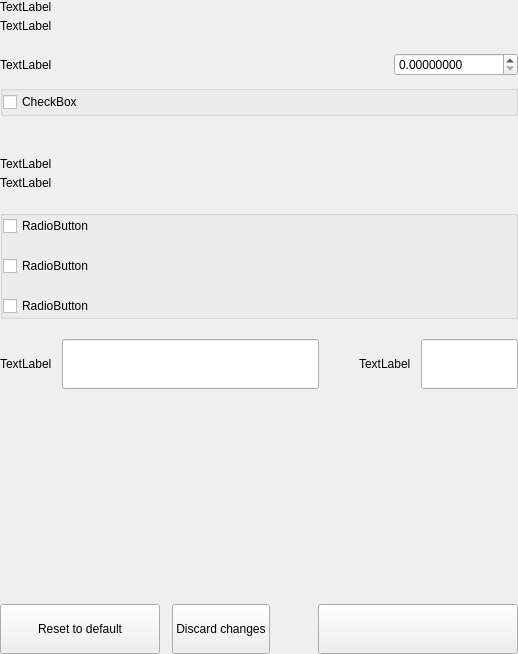
<?xml version="1.0" encoding="UTF-8"?>
<ui version="4.0">
 <class>SettingsWalletOptionsWidget</class>
 <widget class="QWidget" name="SettingsWalletOptionsWidget">
  <property name="geometry">
   <rect>
    <x>0</x>
    <y>0</y>
    <width>518</width>
    <height>654</height>
   </rect>
  </property>
  <property name="windowTitle">
   <string>Form</string>
  </property>
  <layout class="QVBoxLayout" name="verticalLayout">
   <property name="spacing">
    <number>0</number>
   </property>
   <property name="leftMargin">
    <number>0</number>
   </property>
   <property name="topMargin">
    <number>0</number>
   </property>
   <property name="rightMargin">
    <number>0</number>
   </property>
   <property name="bottomMargin">
    <number>0</number>
   </property>
   <item>
    <widget class="QWidget" name="left" native="true">
     <layout class="QVBoxLayout" name="verticalLayout_1">
      <property name="leftMargin">
       <number>0</number>
      </property>
      <property name="topMargin">
       <number>0</number>
      </property>
      <property name="rightMargin">
       <number>0</number>
      </property>
      <property name="bottomMargin">
       <number>0</number>
      </property>
      <item>
       <layout class="QVBoxLayout" name="verticalLayout_2">
        <property name="spacing">
         <number>0</number>
        </property>
        <item>
         <layout class="QHBoxLayout" name="horizontalLayout">
          <property name="spacing">
           <number>0</number>
          </property>
          <item>
           <layout class="QVBoxLayout" name="verticalLayoutTitle">
            <property name="spacing">
             <number>5</number>
            </property>
            <item>
             <widget class="QLabel" name="labelTitle">
              <property name="text">
               <string>TextLabel</string>
              </property>
             </widget>
            </item>
            <item>
             <widget class="QLabel" name="labelSubtitle1">
              <property name="text">
               <string>TextLabel</string>
              </property>
              <property name="wordWrap">
               <bool>true</bool>
              </property>
             </widget>
            </item>
           </layout>
          </item>
         </layout>
        </item>
        <item>
         <spacer name="verticalSpacer">
          <property name="orientation">
           <enum>Qt::Vertical</enum>
          </property>
          <property name="sizeType">
           <enum>QSizePolicy::Fixed</enum>
          </property>
          <property name="sizeHint" stdset="0">
           <size>
            <width>20</width>
            <height>20</height>
           </size>
          </property>
         </spacer>
        </item>
        <item>
         <layout class="QHBoxLayout" name="horizontalLayout_1">
          <property name="bottomMargin">
           <number>9</number>
          </property>
          <item>
           <widget class="QLabel" name="labelTitleStake">
            <property name="text">
             <string>TextLabel</string>
            </property>
           </widget>
          </item>
          <item>
           <spacer name="horizontalSpacer">
            <property name="orientation">
             <enum>Qt::Horizontal</enum>
            </property>
            <property name="sizeHint" stdset="0">
             <size>
              <width>40</width>
              <height>20</height>
             </size>
            </property>
           </spacer>
          </item>
          <item>
           <widget class="QDoubleSpinBox" name="spinBoxStakeSplitThreshold">
            <property name="decimals">
             <number>8</number>
            </property>
            <property name="minimum">
             <number>0</number>
            </property>
            <property name="maximum">
             <number>999999</number>
            </property>
           </widget>
          </item>
         </layout>
        </item>
        <item>
         <widget class="QGroupBox" name="groupBox">
          <property name="title">
           <string/>
          </property>
          <layout class="QVBoxLayout" name="verticalLayout_3">
           <property name="spacing">
            <number>20</number>
           </property>
           <property name="leftMargin">
            <number>0</number>
           </property>
           <property name="topMargin">
            <number>0</number>
           </property>
           <property name="rightMargin">
            <number>0</number>
           </property>
           <property name="bottomMargin">
            <number>0</number>
           </property>
           <item>
            <widget class="QCheckBox" name="radioButtonSpend">
             <property name="text">
              <string>CheckBox</string>
             </property>
            </widget>
           </item>
          </layout>
         </widget>
        </item>
        <item>
         <spacer name="verticalSpacer_1">
          <property name="orientation">
           <enum>Qt::Vertical</enum>
          </property>
          <property name="sizeType">
           <enum>QSizePolicy::Fixed</enum>
          </property>
          <property name="sizeHint" stdset="0">
           <size>
            <width>20</width>
            <height>20</height>
           </size>
          </property>
         </spacer>
        </item>
        <item>
         <widget class="QLabel" name="labelDivider">
          <property name="minimumSize">
           <size>
            <width>0</width>
            <height>1</height>
           </size>
          </property>
          <property name="maximumSize">
           <size>
            <width>16777215</width>
            <height>1</height>
           </size>
          </property>
          <property name="text">
           <string/>
          </property>
         </widget>
        </item>
        <item>
         <spacer name="verticalSpacer_2">
          <property name="orientation">
           <enum>Qt::Vertical</enum>
          </property>
          <property name="sizeType">
           <enum>QSizePolicy::Fixed</enum>
          </property>
          <property name="sizeHint" stdset="0">
           <size>
            <width>20</width>
            <height>20</height>
           </size>
          </property>
         </spacer>
        </item>
        <item>
         <layout class="QHBoxLayout" name="horizontalLayout_2">
          <property name="spacing">
           <number>0</number>
          </property>
          <item>
           <layout class="QVBoxLayout" name="verticalLayoutTitle_1">
            <property name="spacing">
             <number>5</number>
            </property>
            <item>
             <widget class="QLabel" name="labelTitleNetwork">
              <property name="text">
               <string>TextLabel</string>
              </property>
             </widget>
            </item>
            <item>
             <widget class="QLabel" name="labelSubtitleNetwork">
              <property name="text">
               <string>TextLabel</string>
              </property>
              <property name="wordWrap">
               <bool>true</bool>
              </property>
             </widget>
            </item>
           </layout>
          </item>
         </layout>
        </item>
        <item>
         <spacer name="verticalSpacer_3">
          <property name="orientation">
           <enum>Qt::Vertical</enum>
          </property>
          <property name="sizeType">
           <enum>QSizePolicy::Fixed</enum>
          </property>
          <property name="sizeHint" stdset="0">
           <size>
            <width>20</width>
            <height>20</height>
           </size>
          </property>
         </spacer>
        </item>
        <item>
         <widget class="QGroupBox" name="groupBox_1">
          <property name="title">
           <string/>
          </property>
          <layout class="QVBoxLayout" name="verticalLayout_4">
           <property name="spacing">
            <number>20</number>
           </property>
           <property name="leftMargin">
            <number>0</number>
           </property>
           <property name="topMargin">
            <number>0</number>
           </property>
           <property name="rightMargin">
            <number>0</number>
           </property>
           <property name="bottomMargin">
            <number>0</number>
           </property>
           <item>
            <widget class="QCheckBox" name="checkBoxMap">
             <property name="text">
              <string>RadioButton</string>
             </property>
            </widget>
           </item>
           <item>
            <widget class="QCheckBox" name="checkBoxAllow">
             <property name="text">
              <string>RadioButton</string>
             </property>
            </widget>
           </item>
           <item>
            <widget class="QCheckBox" name="checkBoxConnect">
             <property name="text">
              <string>RadioButton</string>
             </property>
            </widget>
           </item>
          </layout>
         </widget>
        </item>
        <item>
         <spacer name="verticalSpacer_4">
          <property name="orientation">
           <enum>Qt::Vertical</enum>
          </property>
          <property name="sizeType">
           <enum>QSizePolicy::Fixed</enum>
          </property>
          <property name="sizeHint" stdset="0">
           <size>
            <width>20</width>
            <height>20</height>
           </size>
          </property>
         </spacer>
        </item>
        <item>
         <layout class="QHBoxLayout" name="horizontalLayout_3" stretch="2,0,1">
          <property name="spacing">
           <number>0</number>
          </property>
          <item>
           <layout class="QHBoxLayout" name="horizontalLayout_4">
            <property name="spacing">
             <number>10</number>
            </property>
            <item>
             <widget class="QLabel" name="labelSubtitleProxy">
              <property name="text">
               <string>TextLabel</string>
              </property>
             </widget>
            </item>
            <item>
             <widget class="QLineEdit" name="lineEditProxy">
              <property name="minimumSize">
               <size>
                <width>0</width>
                <height>50</height>
               </size>
              </property>
              <property name="maximumSize">
               <size>
                <width>16777215</width>
                <height>50</height>
               </size>
              </property>
             </widget>
            </item>
           </layout>
          </item>
          <item>
           <spacer name="horizontalSpacer_1">
            <property name="orientation">
             <enum>Qt::Horizontal</enum>
            </property>
            <property name="sizeHint" stdset="0">
             <size>
              <width>40</width>
              <height>20</height>
             </size>
            </property>
           </spacer>
          </item>
          <item>
           <layout class="QHBoxLayout" name="horizontalLayout_5">
            <property name="spacing">
             <number>10</number>
            </property>
            <item>
             <widget class="QLabel" name="labelSubtitlePort">
              <property name="text">
               <string>TextLabel</string>
              </property>
             </widget>
            </item>
            <item>
             <widget class="QLineEdit" name="lineEditPort">
              <property name="minimumSize">
               <size>
                <width>0</width>
                <height>50</height>
               </size>
              </property>
              <property name="maximumSize">
               <size>
                <width>16777215</width>
                <height>50</height>
               </size>
              </property>
             </widget>
            </item>
           </layout>
          </item>
         </layout>
        </item>
        <item>
         <spacer name="verticalSpacer_5">
          <property name="orientation">
           <enum>Qt::Vertical</enum>
          </property>
          <property name="sizeHint" stdset="0">
           <size>
            <width>20</width>
            <height>40</height>
           </size>
          </property>
         </spacer>
        </item>
        <item>
         <layout class="QHBoxLayout" name="horizontalLayout_6">
          <property name="spacing">
           <number>12</number>
          </property>
          <item>
           <widget class="QPushButton" name="pushButtonReset">
            <property name="minimumSize">
             <size>
              <width>160</width>
              <height>50</height>
             </size>
            </property>
            <property name="maximumSize">
             <size>
              <width>50</width>
              <height>16777215</height>
             </size>
            </property>
            <property name="focusPolicy">
             <enum>Qt::NoFocus</enum>
            </property>
            <property name="text">
             <string>Reset to default</string>
            </property>
           </widget>
          </item>
          <item>
           <widget class="QPushButton" name="pushButtonClean">
            <property name="minimumSize">
             <size>
              <width>0</width>
              <height>50</height>
             </size>
            </property>
            <property name="focusPolicy">
             <enum>Qt::NoFocus</enum>
            </property>
            <property name="text">
             <string>Discard changes</string>
            </property>
           </widget>
          </item>
          <item>
           <spacer name="horizontalSpacer_2">
            <property name="orientation">
             <enum>Qt::Horizontal</enum>
            </property>
            <property name="sizeType">
             <enum>QSizePolicy::Expanding</enum>
            </property>
            <property name="sizeHint" stdset="0">
             <size>
              <width>40</width>
              <height>20</height>
             </size>
            </property>
           </spacer>
          </item>
          <item>
           <widget class="QPushButton" name="pushButtonSave">
            <property name="minimumSize">
             <size>
              <width>200</width>
              <height>50</height>
             </size>
            </property>
            <property name="maximumSize">
             <size>
              <width>200</width>
              <height>50</height>
             </size>
            </property>
            <property name="focusPolicy">
             <enum>Qt::NoFocus</enum>
            </property>
            <property name="text">
             <string/>
            </property>
           </widget>
          </item>
         </layout>
        </item>
       </layout>
      </item>
     </layout>
    </widget>
   </item>
  </layout>
 </widget>
 <resources/>
 <connections/>
</ui>
